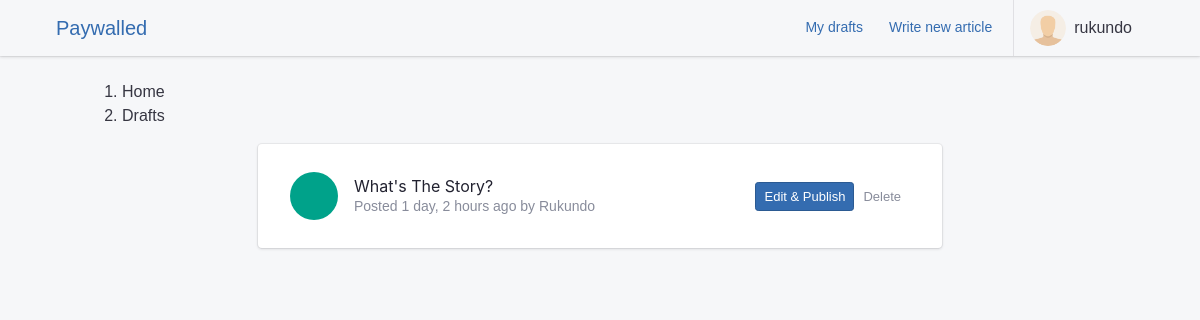
Page /articles/drafts/ (signed in) on the committed database.
### apps/authentication/models.py (models this page shows, shortened)
class Profile(models.Model):
    user = models.OneToOneField(User, on_delete=models.CASCADE, verbose_name=_("user"))
    node_pubkey = models.CharField(max_length=80, unique=True, blank=True, null=True)
    class Meta:
        verbose_name = _("profile")
        verbose_name_plural = _("profiles")
        db_table = "auth_profile"
    def get_screen_name(self):
        try:
            if self.user.get_full_name():
                return self.user.get_full_name()
            else:
                return self.user.username
        except Exception:
            return self.user.username

### apps/blog/models.py (models this page shows, shortened)
class Article(models.Model):
    DRAFT = "D"
    PUBLISHED = "P"
    STATUS = ((DRAFT, _("Draft")), (PUBLISHED, _("Published")))
    uuid = models.UUIDField(unique=True, default=uuid.uuid4, editable=False)
    user = models.ForeignKey(
        settings.AUTH_USER_MODEL,
        null=True,
        related_name="articles",
        on_delete=models.SET_NULL,
    )
    date_created = models.DateTimeField(auto_now_add=True)
    date_published = models.DateTimeField(auto_now=True)
    title = models.CharField(max_length=255, null=True, unique=True)
    status = models.CharField(max_length=1, choices=STATUS, default=DRAFT)
    content = models.CharField(_("Content"), max_length=40000, blank=True)
    edited = models.BooleanField(default=False)
    objects = ArticleQuerySet.as_manager()
    class Meta:
        verbose_name = _("Article")
        verbose_name_plural = _("Articles")
        ordering = ("-date_published",)

### apps/blog/views.py (the view)
# urls.py: path("drafts/", view=list_drafts, name="drafts"),
@login_required()
def list_drafts(request):
    drafts = request.user.articles.filter(status="D")
    context = {
        "drafts": drafts
    }
    return render(request, "blog/draft_list.html", context)

### paywalled/templates/blog/draft_list.html (shortened to what this page needs)
{% extends 'base.html' %}
{% load static i18n %}
{% load humanize %}
{% block content %}
<div class="container">
    <nav aria-label="breadcrumb">
        <ol class="breadcrumb">
            <li class="breadcrumb-item"><a href="/">{% trans 'Home' %}</a></li>
            <li class="breadcrumb-item active"><a href="{% url 'articles:list' %}">{% trans 'Drafts' %}</a></li>
        </ol>
    </nav>
    <div class="row">
        <div class="col-md-8 mx-auto">
            <div class="list-group list-group-flush list-group-divider">
                {% for article in drafts %}
                <div class="card mb-4" id="drafts">
                    <div class="card-body">
                        <div class="list-group-item">
                            <div class="list-group-item-figure">
                                <a href="{% url 'articles:article' article.uuid %}"
                                    class="tile tile-lg tile-circle bg-success">
                                </a>
                            </div>
                            <div class="list-group-item-body">
                                <h4 class="list-group-item-title">
                                    <a href="{% url 'articles:article' article.uuid %}">{{ article.title|title }}</a>
                                </h4>
                                <p class="list-group-item-text">{% trans 'Posted' %}
                                    {{ article.date_published|naturaltime }}
                                    by
                                    {{ article.user.profile.get_screen_name|title }} </p>
                            </div>
                            <div class="list-group-item-figure">
                                <a href="{% url 'articles:publish_article' article.uuid %}"
                                    class="btn btn-sm btn-primary">Edit & Publish</a>
                                <a class="btn btn-sm btn-light"
                                    href="{% url 'articles:delete_draft' article.pk %}">Delete</a>
                            </div>
                        </div>
                    </div>
                </div>
                {% empty %}
                <p class="no-data">You have no drafts yet.</p>
                {% endfor %}
            </div>
        </div>
    </div>
</div>
{% endblock content %}

### paywalled/templates/includes/header.html (shortened to what this page needs)
{% load static %}
<header class="app-header app-header-light">
  <div class="top-bar container">
    <div class="top-bar-brand">
      <a href="/">Paywalled</a>
    </div>
    <div class="top-bar-list">
      {% block header-far-right %}
      <div class="top-bar-item top-bar-item-right px-0 d-none d-sm-flex">
        <ul class="header-nav nav">
          {% if user.is_authenticated %}
          <li class="nav-item">
            <a class="btn btn-link" href="{% url 'articles:drafts' %}">My drafts</a>
          </li>
          <li class="nav-item">
            <a class="btn btn-link" href="{% url 'articles:write_new' %}">Write new article</a>
          </li>
          {% endif %}
        </ul>
        {% if user.is_authenticated %}
        <div class="navbar-nav dropdown d-flex">
          <button class="btn-account w-100" type="button" data-toggle="dropdown" aria-haspopup="true"
            aria-expanded="false"><span class="user-avatar user-avatar-md mr-lg-0"><img
                src="{% static 'images/user.png' %}" alt=""></span> <span
              class="account-summary pl-lg-2 d-none d-lg-block"><span
                class="account-name">{{ user.profile.get_screen_name }}</span></span>
          </button>
        </div>
        {% else %}
        <a class="btn-account btn btn-primary btn-lg" title="Sign up" href="{% url 'signup' %}">Sign up</a>
        <a class="btn-account btn-default btn-lg" title="Log in" href="{% url 'login' %}">Log in</a>
        {% endif %}
      </div>
      {% endblock %}
    </div>
  </div>
</header>

### rows in the picture
Article: title "What's The Story?", date_published "1 day, 2 hours ago", user.profile.get_screen_name "Rukundo"

### other values in the picture
{{ user.profile.get_screen_name }} "rukundo"
